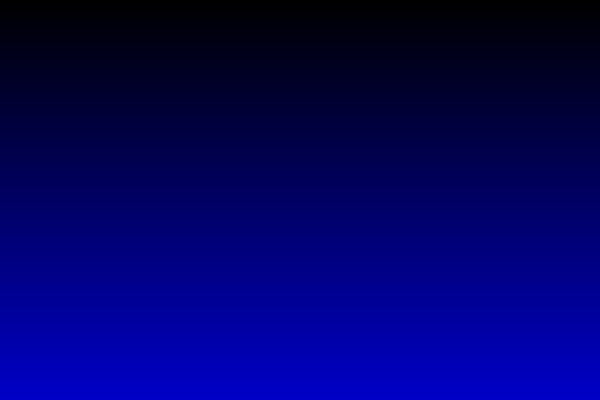
Frame 1 (no input)
Frame 60 (the mouse pressed at the canvas centre just before this capture): identical to frame 1, image omitted
Frame 120 (the mouse held since frame 60 and released just before this capture): identical to frame 1, image omitted

The Processing sketch that drew this single still picture (run headless with seeded random() and noise(); from frame 60 on, the mouse is pressed at the canvas centre):

// Processing sketch: pixelsArray2
// ── pixelsArray2.pde
void setup() {
  size(600, 400);
  background(0);  
}

void draw() { 
  //for(int x = 0; x < width; x++) {
  //  set(x,200,color(255,0,0));
  //}

  loadPixels();
  for(int x = 0; x < width; x++) {
    for(int y = 0; y < height; y++) {
      pixels[x + y * width] = color(0, 0, y/2);  // Gradient y/2; x/2
    }
  }
  updatePixels();
}
